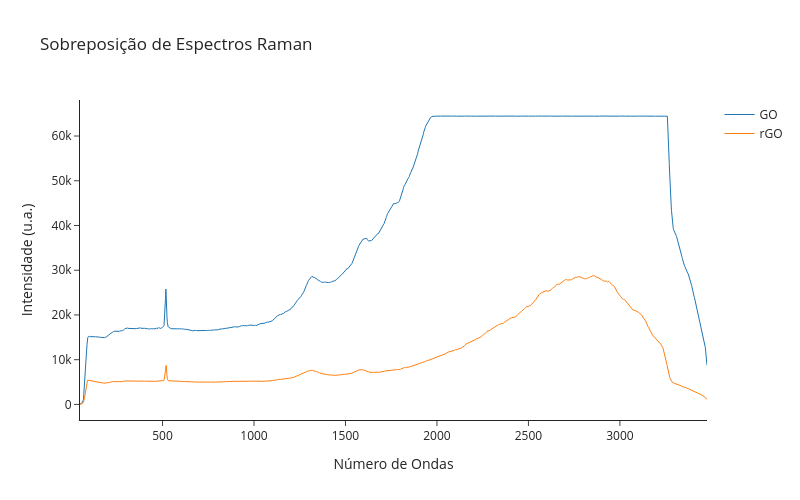

The cell this chart's notebook holds for it:
### Markdown cell above
# *Overlay*

### Code cell
raman_overlay(file_paths=('GO_MMV.txt', 'rGO_MMV.txt'), sample_names=('GO', 'rGO'))

### Figure 1 — Plotly figure (JSON) as saved in the notebook; plotly's stock layout.template omitted (floating-point values rounded to 4 significant figures; data arrays with more than 128 entries replaced by an {"elided": "..."} marker saying what was removed)
{"data": [{"line": {"width": 1}, "mode": "lines", "name": "GO", "type": "scatter", "x": {"elided": "2048 float values"}, "y": {"elided": "2048 float values"}}, {"line": {"width": 1}, "mode": "lines", "name": "rGO", "type": "scatter", "x": {"elided": "2048 float values"}, "y": {"elided": "2048 float values"}}], "layout": {"height": 500, "title": {"text": "Sobreposição de Espectros Raman"}, "width": 800, "xaxis": {"title": {"text": "Número de Ondas"}}, "yaxis": {"title": {"text": "Intensidade (u.a.)"}}}}
